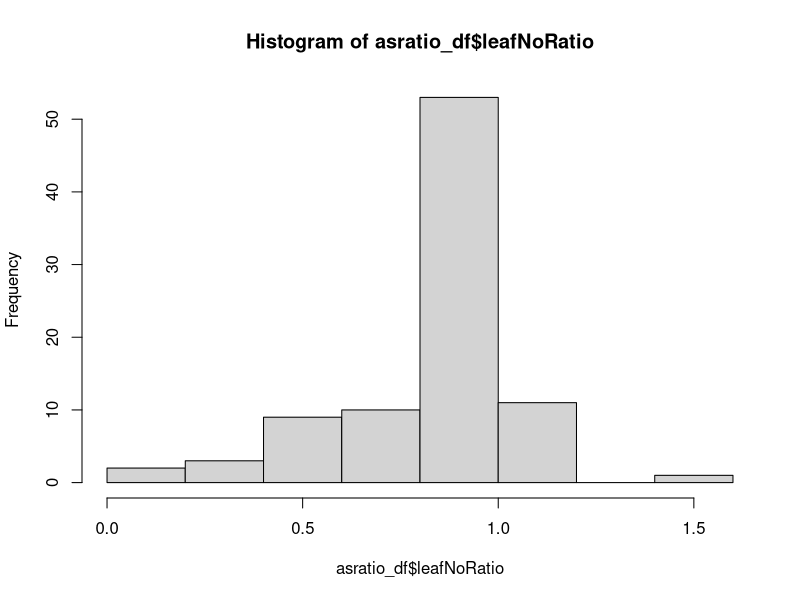

The R script that drew this image: (Note: this script raises an error after producing the figure.)
# ******************************************************************************

###                     Rex and Sof's Salinity Workshop                      ###

# ******************************************************************************

# ******************************************************************************

# Salinity Data Analysis ----------------

# ******************************************************************************

# first, we're going to clear the data from our global environment, so we have a 
# fresh start

rm(list = ls())


# Let's import our data

# the folder we are working in is called our "working directory". It is good 
# convention to keep everything you're working on in this folder. You can check 
# you're using the correct working directory by using 
getwd()
# if the working directory isn't the folder you want to use, you can use 
# setwd("xxxx enter filepath here xxx") # to set your working directory. 
# your data should be saved in your working directory folder. You can then easily
# access this data:

all_data <- na.omit(data.frame(read.csv("salinitydata2023.csv")))  
# read.csv will import the data from our working directory
head(all_data) 
# note that we now have all_data in our global environment, which is ##### observations 
# of #### variables
# the name of our species column is a little weird, so lets sort that out:
names(all_data)[1] <- 'species'
# and we can check that everything looks right
str(all_data)
summary(all_data)

# To standardise our results, we have calculated each variable as 
# a ratio of the mean of the control. 
# We are going to analyse the response variables leaf_no_ratio, shoot_height_ratio, 
# root_length_ratio, fw_shoot_root_ratio, dw_shoot_root_ratio, shoot_moisture, and root_moisture.


# Before we get into it, let's make sure our data is formatted so that we can work 
# with it easily. This can be tedious, but saves time in the long run

# Let's assign all of the variables we're going to use to their own object. 

species <- all_data$species
saltConc <- as.character(all_data$salt_conc) 
# this would automatically be numerical, we want it to be character, because we're 
# using it as a categorical variable.
leafNoRatio <- all_data$leaf_no_ratio
shootHtRatio <- all_data$shoot_height_ratio
rootLnRatio <- all_data$root_length_ratio
fwShootRoot <- all_data$fw_shoot_root_ratio
dwShootRoot <- all_data$dw_shoot_root_ratio
shootMoist <- all_data$shoot_moisture
rootMoist <- all_data$root_moisture
totMoist <- all_data$total_moisture

# While we do this, we're going to exclude the controls for the "leaf number-", 
# "shoot height-" and "root length (ratio to control mean)" variables. We're going 
# to combine them into dataframes with the species and salt concentration
# because we want to make sure we have the same number of observations for each of these variables.

asratio_df1 <- cbind.data.frame(species, saltConc, leafNoRatio, shootHtRatio, rootLnRatio)
asratio_df <- asratio_df1[asratio_df1$saltConc>0,] 
# this will ensure that all salt concentrations in this dataframe are greater than 0
                             
# we can get the summary for any of these variables and see the datatypes, etc
summary(asratio_df)
str(asratio_df)
# and we can check how many replicates we have for each treatment
table(asratio_df$species, asratio_df$saltConc)

# and we'll just make a dataframe of the rest of the variables, because it makes 
# plotting easier down the track:
alldata_df <- cbind.data.frame(species, saltConc, fwShootRoot, dwShootRoot, 
                               shootMoist, rootMoist, totMoist)

### remember, we have TWO DATA FRAMES  - one with the ratios, one with the remainder of the variables - which means that you don't find fwShootRoot in asratio_df, for example!

# Next, we need to perform some assumption testing. This is like checking in the 
# pantry to see what ingredients you have. If you have eggs, flour, milk, and sugar, 
# you can make a cake. If you have eggs, milk, bacon and cheese
# you can make an omelette. We want to do a two-way ANOVA, but we need to check 
# that we have all of the ingredients, first. 
# The assumptions (ingredients) of an ANOVA are:
#     > normally distributed data
#     > homogeneity of variances
#     > data are independent (we know our data are independent because the plants 
# were grown in their own pots, and don't influence each other either way.)


# Leaf Number as a Ratio of Control Mean ----------------------------------

# first, we're going to analyse the plant's leaf number as a ratio to the mean control in 
# response to salinity level.

# Let's check our assumptions:

### Assumption 1: data are normally distributed
# The central limit theorem tells us that When we have a sample size large enough 
# (n > 30), the sampling distribution will be normal, regardless of the distribution 
# of the data. However, it's good practice to report your assumption testing in 
# your statistical methods section. 
# We are going to use the Shapiro-Wilk method to test normality. 
# the null hypothesis is that sample distribution is normal. If the test is significant, 
# the distribution is non-normal. 
# If our p-value is > 0.05, we can assume that our data is normally distributed.

# We just extract the column needed from our relevant dataset, and we can do this 
# within the shapiro.test function
shapiro.test(asratio_df$leafNoRatio)

# we can visually assess distribution using histograms 
hist(asratio_df$leafNoRatio)


# if we compare the results from our normality tests with our histograms, we can 
# see whether our data are normally distributed.

# Sometimes, to bring our data closer to normality, we can remove some outliers. 
# We need to explore this visually using boxplots, for both our species and our salt concentration. 

# we're going to use the package 'ggpubr' to make some plots to visualise our group differences. This first needs
#installing like so:

install.packages("ggpubr")
library(ggpubr)
library(dplyr)

#plot leaf number as ratio to control mean by groups "salt concentration"
# colour box plot by second group "species"

ggboxplot(asratio_df, x = "saltConc", y = "leafNoRatio", color = "species")

# In this case, we can see that there are some outliers present. Generally, outliers
# are classed as numbers outside of 1.5 * the interquartile range. 
# we are going to remove these outliers. Make sure to give justification for this removal in your methods section.

# first, we work out what our first and third quartiles are for our data:
quartiles <- quantile(asratio_df$leafNoRatio, probs=c(.25, .75), na.rm = FALSE) 
# and determine the interquartile range (IQR)
IQR <- IQR(asratio_df$leafNoRatio)

# Then we find our lower and upper limits:
Lower <- quartiles[1] - 1.5*IQR
Upper <- quartiles[2] + 1.5*IQR 

# and reassign any data above the lower threshold and below the upper threshold to a new dataframe, 
# which we will use for the analysis.
leafNoRatio_noOutliers <- filter(asratio_df, leafNoRatio > Lower & leafNoRatio < Upper )

# let's check how many replicates we have for each, now

table(leafNoRatio_noOutliers$species, leafNoRatio_noOutliers$saltConc)

# After relevant outliers are removed, we can then re-test for normality using our Shapiro-Wilk tests.
shapiro.test(leafNoRatio_noOutliers$leafNoRatio)

# we still have a significant p-value, but let's check out our histogram:
hist(leafNoRatio_noOutliers$leafNoRatio)

ggboxplot(leafNoRatio_noOutliers, x = "saltConc", y = "leafNoRatio", color = "species")

# looks pretty good. Let's proceed.

### Assumption 2: variances are homogeneous

# the Levene's test for Homogeneity of Variance (in the 'car' package) will tell us if our variances are homogeneous - 
# that is, that all population variances are equal. A p - value < 0.05 will suggest that variances are significantly 
# different and that this assumption has been violated
# install.packages("car")
library(car) # access the car package

leveneTest(leafNoRatio ~ species*saltConc, data = leafNoRatio_noOutliers)

### two-way ANOVA

# now that we have the ingredients, let's bake our lovely ANOVA cake!
# the null hypotheses for a two-way ANOVA are:
#       > there is no difference in the means of factor A
#       > there is no difference in the means of factor B
#       > there is no interaction between factor A and B. 
# if the p-value for our ANOVA is <0.05, we reject the null, and find that there 
# is a significant difference or interaction.

leafno.aov <- aov(leafNoRatio ~ species * saltConc, data = leafNoRatio_noOutliers)
summary(leafno.aov)

 # we can generate some summary statistics for our response data, depending on our two factors:
require("dplyr")
group_by(leafNoRatio_noOutliers, species, saltConc) %>%
  summarise(count = n(),mean = mean(leafNoRatio, na.rm = TRUE),
            sd = sd(leafNoRatio, na.rm = TRUE))

# the ANOVA tells us that there are differences group means, but we don't know 
# which pairs of groups are different. We can use a Tukey multiple pairwise comparisons 
# test to see where these differences lie. Since we only have two species, 
# only need to do this for our salt concentrations:

TukeyHSD(leafno.aov, which = "saltConc")
# when interpreting the output, diff: difference between means of the two groups, 
# lwr & upr: the lower and the upper end point of the confidence interval at 95%, 
# p adj: p-value after adjustment for the multiple comparisons.


### let's graph it!

# To visualise our data (and for our report), we need to generate a means plot.
# we are going to plot our response variable by groups "saltConc", and use the colours to show the species.
# we add error bars using mean_se
# we can explore the options for our plot using the help for ggline, 
# have a play and see what you think shows your results the best!
?ggline


ggline(leafNoRatio_noOutliers, x = "saltConc", y = "leafNoRatio", color = "species",
       add = c("mean_se"),
       xlab = "salt concentration (g/L)",
       ylab = "number of leaves (ratio to control mean)",
       legend = "right")

# once we're happy with our plot, we click "export" and save it in our working folder.


# Congratulations! You've now gone through ALL code you will need to use for this prac!
# The next analyses use exactly the same functions as for the leafNoRatio variable. The
#code will now have fewer and fewer comments as you get more used to repeating the same
#analyses.

# Root length as a Ratio of Control Mean ----------------------------------

# Let's check our assumptions:

### Assumption 1: data are normally distributed
# let's do a shapiro-wilk test of normality on our rootLnRatio variable
shapiro.test(asratio_df$rootLnRatio)

# If the Sig. value of the Shapiro-Wilk Test is greater than 0.05, the data is normal. 
# If it is below 0.05, the data significantly deviate from a normal distribution.

# we can visually assess distribution using histograms 
hist(asratio_df$rootLnRatio)

# if we compare the results from our normality tests with our histograms, we can 
# see whether our data are normally distributed.

# Sometimes, to bring our data closer to normality, we can remove some outliers. 
# We need to explore this visually using boxplots, for both our species and our salt concentration. 

# plot root length as a ratio to control mean by groups "salt concentration"
# colour box plot by second group "species"

ggboxplot(asratio_df, x = "saltConc", y = "rootLnRatio", color = "species")

# We can then make note of where outliers occur, and remove them from our data set if we 
# have a valid reason to do so.

# In this case, we can see that there are some outliers present. Generally, outliers
# are classed as numbers outside of 1.5 * the interquartile range. 
# we are going to remove these outliers. Make sure to give justification for this removal in your methods section.

# first, we work out what our first and third quartiles are for our data:
quartiles <- quantile(asratio_df$rootLnRatio, probs=c(.25, .75), na.rm = FALSE) 
# and determine the interquartile range (IQR)
IQR <- IQR(asratio_df$rootLnRatio)

# Then we find our lower and upper limits:
Lower <- quartiles[1] - 1.5*IQR
Upper <- quartiles[2] + 1.5*IQR 

# and reassign any data above the lower threshold and below the upper threshold to a new dataframe, 
# which we will use for the analysis.
rootLnRatio_noOutliers <- filter(asratio_df, rootLnRatio > Lower & rootLnRatio < Upper )

# After relevant outliers are removed, we can then re-test for normality using our Shapiro-Wilk tests.
shapiro.test(rootLnRatio_noOutliers$rootLnRatio)

# And double check using a histogram:
# we can visually assess distribution using histograms 
hist(rootLnRatio_noOutliers$rootLnRatio)

# and have another look at our new boxplots:
ggboxplot(rootLnRatio_noOutliers, x = "saltConc", y = "rootLnRatio", color = "species")

table(rootLnRatio_noOutliers$species, rootLnRatio_noOutliers$saltConc)

### Assumption 2: variances are homogeneous

# Let's do our levene's test

leveneTest(rootLnRatio ~ species*saltConc, data =rootLnRatio_noOutliers)

# and we're good to go!

### two-way ANOVA

rootLn.aov <- aov(rootLnRatio ~ species * saltConc, data = rootLnRatio_noOutliers)
summary(rootLn.aov)


# we can generate some summary statistics for our response data, depending on our two factors:

group_by(rootLnRatio_noOutliers, species, saltConc) %>%
  summarise(count = n(),mean = mean(rootLnRatio, na.rm = TRUE),
            sd = sd(rootLnRatio, na.rm = TRUE))

# Tukey's HSD will tell is where the differences between groups are

TukeyHSD(rootLn.aov, which = "saltConc")


### let's graph it!

ggline(rootLnRatio_noOutliers, x = "saltConc", y = "rootLnRatio", color = "species",
       add = c("mean_se"),
       xlab = "salt concentration (g/L)",
       ylab = "root length (ratio to control mean)",
       legend = "right")

# don't forget to export your plot

# Shoot height as a Ratio of Control Mean ----------------------------------

# Let's check our assumptions:

### Assumption 1: data are normally distributed
# let's do a shapiro-wilk test of normality on our rootLnRatio variable
shapiro.test(asratio_df$shootHtRatio)

# If the Sig. value of the Shapiro-Wilk Test is greater than 0.05, the data is normal. 
# If it is below 0.05, the data significantly deviate from a normal distribution.

# we can visually assess distribution using histograms 
hist(asratio_df$shootHtRatio)

# hmm, there's quite a bit of skew there. Let's look a little closer using boxplots:

ggboxplot(asratio_df, x = "saltConc", y = "shootHtRatio", color = "species")

# and remove our outliers:

quartiles <- quantile(asratio_df$shootHtRatio, probs=c(.25, .75), na.rm = FALSE) 
IQR <- IQR(asratio_df$shootHtRatio)

Lower <- quartiles[1] - 1.5*IQR
Upper <- quartiles[2] + 1.5*IQR 

shootHtRatio_noOutliers <- filter(asratio_df, shootHtRatio > Lower & shootHtRatio < Upper )

# now we check again:
shapiro.test(shootHtRatio_noOutliers$shootHtRatio)
hist(shootHtRatio_noOutliers$shootHtRatio)
ggboxplot(shootHtRatio_noOutliers, x = "saltConc", y = "shootHtRatio", color = "species")

table(shootHtRatio_noOutliers$species, shootHtRatio_noOutliers$saltConc)

# we still have some skew, and our shapiro-wilk test tells us that our data is not normal.
# however, since ANOVA are robust to deviations from normality, we will proceed and check 
# our next assumption:

### Assumption 2: variances are homogeneous
# Let's do our levene's test
leveneTest(shootHtRatio ~ species*saltConc, data =shootHtRatio_noOutliers)

# and we're good to go!

### two-way ANOVA

shootHt.aov <- aov(shootHtRatio ~ species * saltConc, data = shootHtRatio_noOutliers)
summary(shootHt.aov)

# summary statistics:
group_by(shootHtRatio_noOutliers, species, saltConc) %>%
  summarise(count = n(),mean = mean(shootHtRatio, na.rm = TRUE),
            sd = sd(shootHtRatio, na.rm = TRUE))

# Tukey's HSD will tell is where the differences between groups are

TukeyHSD(shootHt.aov, which = "saltConc")


### let's graph it!

ggline(shootHtRatio_noOutliers, x = "saltConc", y = "shootHtRatio", color = "species",
       add = c("mean_se"),
       xlab = "salt concentration (g/L)",
       ylab = "shoot height (ratio to control mean)",
       legend = "right")

# don't forget to export your plot

### from here, you can either use your newfound knowledge to analyse the remaining five
### variables (this will put you in the running for an HD) or open and run the file 
### "workshop1_salinitycont.R" to work through our code.

###DO NOT CREATE A NEW FILE OR READ IN NEW DATA. JUST KEEP WORKING FROM THE BOTTOM OF THIS CODE ONWARDS. 
###REMEMBER THAT THE RATIOS AND THE REMAINING VARIABLES ARE IN DIFFERENT DATA FRAMES. IF YOU GET ERRORS, IT MIGHT BE THAT YOU ARE USING THE WRONG DATA FRAME.

### good luck!
